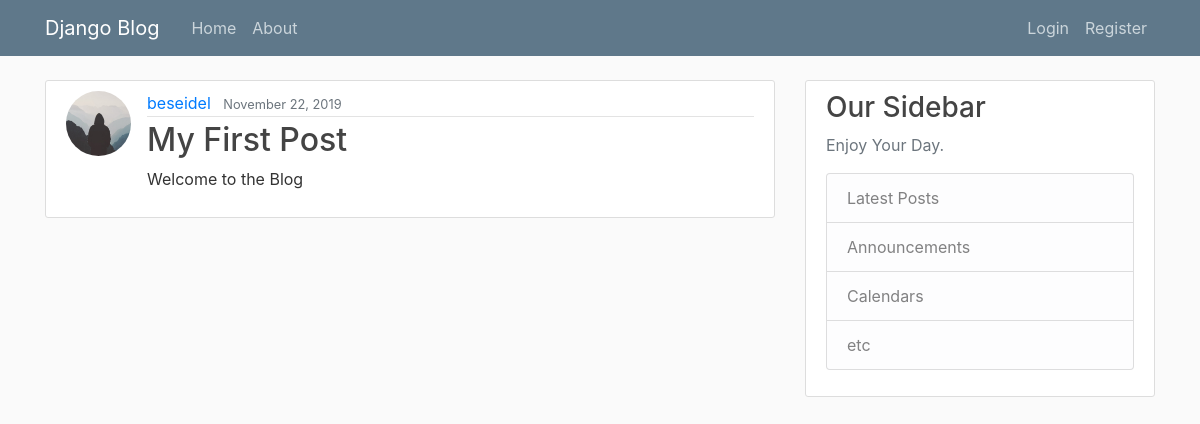
/post/1/, run on an earlier commit of the app's database.
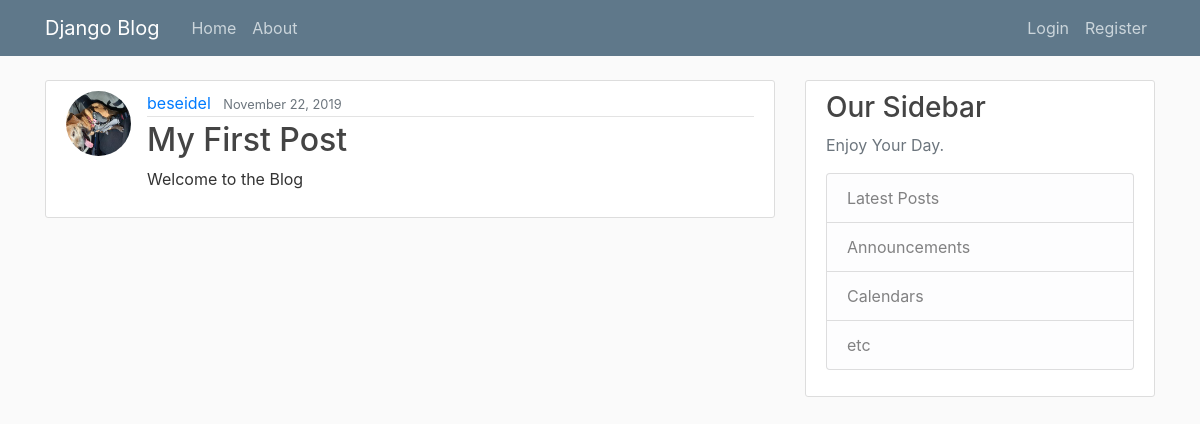
And on a later commit of the database.
### blogs/models.py (models this page shows, shortened)
class Post(models.Model):
    title = models.CharField(max_length=100)
    content = models.TextField()
    date_posted = models.DateTimeField(default=timezone.now)
    author = models.ForeignKey(User, on_delete=models.CASCADE)

### users/models.py (models this page shows, shortened)
class Profile(models.Model):
    user = models.OneToOneField(User, on_delete=models.CASCADE)
    image = models.ImageField(default='default.jpg', upload_to='profile_pics')

### blogs/views.py (the view)
# urls.py: path('post/<int:pk>/', PostDetailView.as_view(), name='post-detail'),
class PostDetailView(DetailView):
    model = Post

### blogs/templates/blogs/post_detail.html (shortened to what this page needs)
{% extends "blogs/base.html" %}
{% block content %}
  <article class="media content-section">
    <img class="rounded-circle article-img" src="{{ object.author.profile.image.url }}">
    <div class="media-body">
      <div class="article-metadata">
        <a class="mr-2" href="#">{{ object.author }}</a>
        <small class="text-muted">{{ object.date_posted|date:"F d, Y" }}</small>
      </div>
      <h2 class="article-title">{{ object.title }}</h2>
      <p class="article-content">{{ object.content }}</p>
    </div>
  </article>
{% endblock content %}

What changed in the data, as far as the page shows it:
changed through a linked row, Post "My First Post": author.profile.image: picture added in place of a placeholder
